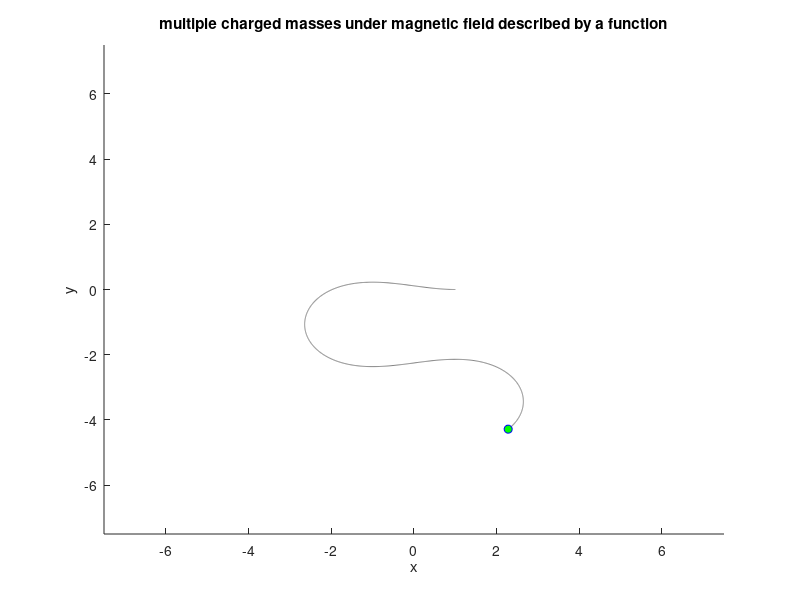

Write MATLAB code to recreate this figure.
function n_body_problem


  %REMINDER
  % ctrl + R = comment all selected lines
  % ctrl + shift + R = uncomment all selected lines


  %SIMULATION 1
  %===========================================
##  strct1.figNum = 1;
##  strct1.M = [2,3,1];
##  strct1.Q = nan;
##  strct1.B = nan;
##  strct1.Bx = [];
##  strct1.N = size(strct1.M,2);
##  strct1.FConstant = 1;
##  strct1.integrationTime = [0,3];
##  strct1.axs = [-1.5,1.5,-1.5,1.5,-1.5,1.5];
##  strct1.timePlaybackModifier = 5;
##  strct1.timeSkip = 0.005;
##  strct1.selectedBody = 1;
##  strct1.displayPath = true;
##  strct1.figTitle = 'Masses interacting only with gravitation';
##  %INITIAL CONDITION MODIFICATION
##
##  y1 = IConditions({'1 x 1','2 x -1','3 y 1', '3 z 1'}, strct1.N);
##
##  '';
##  initialize_N_Body_Simulation(strct1,y1);
  %=================================================================

  %CIRCLE SIMULATION
  %SIMULATION 2
  %==================================================================
##  strct2.figNum = 2;
##  strct2.M = [1,1,1,1];
##  strct2.Q = nan;
##  strct2.B = nan;
##  strct2.Bx = [];
##  strct2.N = size(strct2.M,2);
##  strct2.FConstant = 1;
##  strct2.integrationTime = [0,8];
##  strct2.axs = [-1.5,1.5,-1.5,1.5,-1.5,1.5];
##  strct2.timePlaybackModifier = 2.5;
##  strct2.timeSkip = 0.005;
##  strct2.selectedBody = 1;
##  strct2.displayPath = true;
##  strct2.figTitle = '4 masses interacting via gravitation';
##  y2 = IConditions({'1 x 1','2 y -1', '3 x -1', '4 y 1', '1 vy -1', '2 vx -1', '3 vy 1', '4 vx 1'}, strct2.N);
##
##  initialize_N_Body_Simulation(strct2,y2);
  %====================================================================


  %SIMULATION 3
  %FIGURE EIGHT
  %==================================================================
##  strct3.figNum = 3;
##  strct3.M = [1,1,1];
##  strct3.Q = nan;
##  strct3.B = nan;
##  strct3.Bx = [];
##  strct3.N = size(strct3.M,2);
##  strct3.FConstant = 1;
##  strct3.integrationTime = [0,5];
##  strct3.axs = [-1.5,1.5,-1.5,1.5,-1.5,1.5];
##  strct3.timePlaybackModifier = 2.5;
##  strct3.timeSkip = 0.01;
##  strct3.selectedBody = 1;
##  strct3.displayPath = true;
##  strct3.figTitle = '3 masses interacting to create a figure eight';
##
##  y3 = IConditions({'1 x 0.9700436','1 y -0.24308753','2 x -0.9700436','2 y 0.24308753','1 vx 0.466203685','1 vy 0.43236573','2 vx 0.466203685','2 vy 0.43236573','3 vx -0.93240737','3 vy -0.86473146'}, strct3.N);
##
##  initialize_N_Body_Simulation(strct3,y3);
  %===============================================


  %SIMULATION 4
  %CHARGED MASSES
  %==============================================
##  strct4.figNum = 4;
##  strct4.M = [1,1];
##  strct4.Q = [1,1];
##  strct4.B = nan;
##  strct4.Bx = [];
##  strct4.N = size(strct4.M,2);
##  strct4.FConstant = 1;
##  strct4.QConstant = 1;
##  strct4.integrationTime = [0,5];
##  strct4.axs = [-1.5,1.5,-1.5,1.5,-1.5,1.5];
##  strct4.timePlaybackModifier = 2.5;
##  strct4.timeSkip = 0.01;
##  strct4.selectedBody = 1;
##  strct4.displayPath = true;
##  strct4.figTitle = '2 Bodies Interacting to Produce 0 Net Acceleration';
##
##  y4 = IConditions({'1 x -1','2 x 1','1 vy 0.5'}, strct4.N);
##
##  initialize_N_Body_Simulation(strct4,y4);
  %=============================================================

  %SIMULATION 5
  %CHARGED Particle in External Magnetic Field
  %============================================================

##  strct5.figNum = 5;
##  strct5.M = [1];
##  strct5.Q = [-1];
##  strct5.B = [0,0,1];
##  strct5.Bx = [];
##  strct5.N = size(strct5.M,2);
##  strct5.FConstant = 1;
##  strct5.QConstant = 1;
##  strct5.integrationTime = [0,7];
##  strct5.axs = 4.*[-1.5,1.5,-1.5,1.5,-1.5,1.5];
##  strct5.timePlaybackModifier = 5;
##  strct5.timeSkip = 0.005;
##  strct5.selectedBody = 1;
##  strct5.displayPath = true;
##  strct5.figTitle = 'Single charge under uniform magnetic field';
##
##  y5 = IConditions({'1 x 0','1 vx 1','1 y -3'}, strct5.N);
##
##  initialize_N_Body_Simulation(strct5,y5);
  %===========================================================


##  %SIMULATION 6
##  %===========================================================
##  strct6.figNum = 6;
##  strct6.M = [3,5,3,2];
##  strct6.Q = [-3,1,-3,4];
##  strct6.B = [0,0,1];
##  strct6.Bx = [];
##  strct6.N = size(strct6.M,2);
##  strct6.FConstant = 1;
##  strct6.QConstant = 1;
##  strct6.integrationTime = [0,4];
##  strct6.axs = 5.*[-1.5,1.5,-1.5,1.5,-1.5,1.5];
##  strct6.timePlaybackModifier = 5;
##  strct6.timeSkip = 0.005;
##  strct6.selectedBody = 1;
##  strct6.displayPath = true;
##  strct6.figTitle = 'charged mass under Functional magnetic field';
##
##  y6 = IConditions({'1 x -4','1 vx 1','1 y -3','3 y 3','4 x 4','2 y -3','3 vy -1','4 vx -2'}, strct6.N);
##
##  initialize_N_Body_Simulation(strct6,y6);
  %=================================================================


  %SIMULATION 7
  %Magnetic Field as a function
  %=================================================================


  strct7.figNum = 6;
  strct7.M = [1];
  strct7.Q = [1];
  strct7.B = nan;
  strct7.Bx = @(X,Y,Z)0;
  strct7.By = @(X,Y,Z)0;
  strct7.Bz = @(X,Y,Z)X;
  strct7.N = size(strct7.M,2);
  strct7.FConstant = 1;
  strct7.QConstant = 1;
  strct7.integrationTime = [0,4];
  strct7.axs = 5.*[-1.5,1.5,-1.5,1.5,-1.5,1.5];
  strct7.timePlaybackModifier = 5;
  strct7.timeSkip = 0.005;
  strct7.selectedBody = 1;
  strct7.displayPath = true;
  strct7.figTitle = 'multiple charged masses under magnetic field described by a function';

  y7 = IConditions({'1 x 1','1 vx -1'}, strct7.N);

  initialize_N_Body_Simulation(strct7,y7);
  %=================================================================
endfunction

function Y = IConditions(y, N)

  Y = zeros(1,N*6);

  for i=1:length(y)

    strs = strsplit(y{i});

    n = str2double(strs{1});
    component = tolower(strs{2});
    value = str2double(strs{3});

    componentNum = 0;
    switch (component)

    case 'vx'
      componentNum = 4;
    case 'vy'
      componentNum = 5;
    case 'vz'
      componentNum = 6;
    case 'x'
      componentNum = 1;
    case 'y'
      componentNum = 2;
    case 'z'
      componentNum = 3;
    endswitch

    if componentNum <= 3
      Y(3*(n-1) + componentNum) = value;
    else
      Y(3*N + 3*(n-1) + componentNum-3) = value;
    endif

  endfor

endfunction


function initialize_N_Body_Simulation(strct,Y)

  N = strct.N;
  integrationTime = strct.integrationTime;
  figNum = strct.figNum;
  axs = strct.axs;

  %opts = optimset('TolX',1e-9,'TolFun',1e-9);
  options = odeset('AbsTol',1e-9,'RelTol',1e-9);
  if isnan(strct.Q)
      %just gravitation
      [tOpt,YOpt] = ode45(@(t,Y)(derivs(t,Y,strct)),integrationTime,Y,options);
    elseif isnan(strct.B) && isempty(strct.Bx)
      %electric and gravitation but no magnetism
      [tOpt,YOpt] = ode45(@(t,Y)(derivs(t,Y,strct) + derivsQ(t,Y,strct)),integrationTime,Y,options);
    elseif isempty(strct.Bx)
      %Magnetism is involved
      [tOpt,YOpt] = ode45(@(t,Y)(derivs(t,Y,strct) + derivsQ(t,Y,strct) + derivsB(t,Y,strct)),integrationTime,Y,options);
    else
      [tOpt,YOpt] = ode45(@(t,Y)(derivs(t,Y,strct) + derivsQ(t,Y,strct) + derivsBFunction(t,Y,strct)),integrationTime,Y,options);
  endif


  '';

  xSol = YOpt(:,1:3:(3*N-2));
  ySol = YOpt(:,2:3:(3*N-1));
  zSol = YOpt(:,3:3:(3*N));

  '';
  figure(figNum); hold on;
  axis(axs);
  xlabel('x');
  ylabel('y');
  zlabel('z');
  title(strct.figTitle);

  if strct.displayPath
    %Plot of gray orbit lines for total trajectory
    plot3(xSol,ySol,zSol,'b','color',[0.5,0.5,0.5]);
  endif


  %Change this to change speed of animation
  %timeModifier = 30;
  %tAnimation = tAnimation .* timeModifier;

  %TIME ANIMATION STUFF
  timePlaybackModifier = strct.timePlaybackModifier;
  timeSkip = strct.timeSkip;

  animationTime = 0;
  animationTimeIndex = 0;
  j=1;

  deltaTime = tOpt(2:end) - tOpt(1:end-1);

  timeElapsed = 0;
  for i = 1:length(deltaTime)

    timeElapsed += deltaTime(i);

    if timeElapsed >= timeSkip
      animationTime(j) = timeElapsed * timePlaybackModifier;
      animationTimeIndex(j) = i;
      timeElapsed = 0;
      j += 1;
    endif
  endfor


  for i=1:length(animationTime)

    for j=1:N
      if j!= strct.selectedBody
        h(j) = plot3(xSol(animationTimeIndex(i),j),ySol(animationTimeIndex(i),j),zSol(animationTimeIndex(i),j),'bo','markerfacecolor','r');
      else
        h(j) = plot3(xSol(animationTimeIndex(i),j),ySol(animationTimeIndex(i),j),zSol(animationTimeIndex(i),j),'bo','markerfacecolor','g');
      endif

    endfor

    %h(1) = plot3(xSol(i,1),ySol(i,1),zSol(i,1),'bo','markerfacecolor','b');
    %h(2) = plot3(xSol(i,2),ySol(i,2),zSol(i,2),'ro','markerfacecolor','r');
    %h(3) = plot3(xSol(i,3),ySol(i,3),zSol(i,3),'go','markerfacecolor','g');

    pause(animationTime(i));

    if i<length(animationTime)
      delete(h);
    endif

  endfor

  '';

endfunction

function dY = derivs(t,Y,q)
  '';
  N = q.N;
  M = q.M;
  FConstant = q.FConstant;

  x = Y(1:3:N*3-2,:);
  y = Y(2:3:(N*3-1),:);
  z = Y(3:3:(N*3),:);

  vx = Y((N*3+1):3:end,:);
  vy = Y((N*3+2):3:end,:);
  vz = Y((N*3+3):3:end,:);

  ax = zeros(1,N);
  ay = zeros(1,N);
  az = zeros(1,N);

  %RADIUS CALCULATIONS
  %r IS STRUCTURED AS THE FOLLOWING FOR 3 bodys as an example:

  %{ radius from body 1 to 2 , radius from body 1 to 3 }
  %{ 0 , radius from 2 to 3 }

  %radius size will be a N-1 by N-1 matrix
  r = zeros(N-1,N-1);
  for i = 1:N
    for j = i+1:N

      r(i,j-1) = sqrt( (x(i) - x(j)).^2 + (y(i)-y(j)).^2 + (z(i) - z(j)).^2);

    endfor
  endfor

  %loop through each body and calculate net acceleration in all three directions for each body
  %can do it more efficiently by doing both ax for i on j and j on i in the same step of the loop
  '';

  for i = 1:(N-1)

    for j = i+1:N
      ax(i) += ((FConstant .* M(j))./((r(i,j-1)).^3)) .* (x(j)-x(i));
      ax(j) += ((FConstant .* M(i))./((r(i,j-1)).^3)) .* (x(i)-x(j));

      ay(i) += ((FConstant .* M(j))./((r(i,j-1)).^3)) .* (y(j)-y(i));
      ay(j) += ((FConstant .* M(i))./((r(i,j-1)).^3)) .* (y(i)-y(j));

      az(i) += ((FConstant .* M(j))./((r(i,j-1)).^3)) .* (z(j)-z(i));
      az(j) += ((FConstant .* M(i))./((r(i,j-1)).^3)) .* (z(i)-z(j));
    endfor

  endfor

  '';
  dY(1:3:(3*N-2)) = vx;
  dY(2:3:(3*N-1)) = vy;
  dY(3:3:(3*N)) = vz;

  dY((3*N+1):3:6*N) = ax;
  dY((3*N+2):3:6*N) = ay;
  dY((3*N+3):3:6*N) = az;
  dY = dY';
  '';

endfunction

%Same as Derivs function but modified for force between charges
function dY = derivsQ(t,Y,q)
  '';
  N = q.N;
  M = q.M;
  Q = q.Q;
  FConstant = q.QConstant;

  x = Y(1:3:N*3-2,:);
  y = Y(2:3:(N*3-1),:);
  z = Y(3:3:(N*3),:);

  vx = Y((N*3+1):3:end,:);
  vy = Y((N*3+2):3:end,:);
  vz = Y((N*3+3):3:end,:);

  ax = zeros(1,N);
  ay = zeros(1,N);
  az = zeros(1,N);

  %RADIUS CALCULATIONS
  %r IS STRUCTURED AS THE FOLLOWING FOR 3 bodys as an example:

  %{ radius from body 1 to 2 , radius from body 1 to 3 }
  %{ 0 , radius from 2 to 3 }

  %radius size will be a N-1 by N-1 matrix
  r = zeros(N-1,N-1);
  for i = 1:N
    for j = i+1:N

      r(i,j-1) = sqrt( (x(i) - x(j)).^2 + (y(i)-y(j)).^2 + (z(i) - z(j)).^2);

    endfor
  endfor

  %loop through each body and calculate net acceleration in all three directions for each body
  %can do it more efficiently by doing both ax for i on j and j on i in the same step of the loop
  '';

  for i = 1:(N-1)

    for j = i+1:N
      ax(i) += -((FConstant .* Q(j) .* Q(i))./((r(i,j-1)).^3)) .* (x(j)-x(i)) ./ M(i);
      ax(j) += -((FConstant .* Q(i) .* Q(j))./((r(i,j-1)).^3)) .* (x(i)-x(j)) ./ M(j);

      ay(i) += -((FConstant .* Q(j) .* Q(i))./((r(i,j-1)).^3)) .* (y(j)-y(i)) ./ M(i);
      ay(j) += -((FConstant .* Q(i) .* Q(j))./((r(i,j-1)).^3)) .* (y(i)-y(j)) ./ M(j);

      az(i) += -((FConstant .* Q(j) .* Q(i))./((r(i,j-1)).^3)) .* (z(j)-z(i)) ./ M(i);
      az(j) += -((FConstant .* Q(i) .* Q(j))./((r(i,j-1)).^3)) .* (z(i)-z(j)) ./ M(j);
    endfor

  endfor

  '';
  dY(1:3:(3*N-2)) = vx;
  dY(2:3:(3*N-1)) = vy;
  dY(3:3:(3*N)) = vz;

  dY((3*N+1):3:6*N) = ax;
  dY((3*N+2):3:6*N) = ay;
  dY((3*N+3):3:6*N) = az;
  dY = dY';
  '';

endfunction

%solving differential equation for magnetic force
function dY = derivsB(t,Y,q)
  '';
  N = q.N;
  M = q.M;
  Q = q.Q;
  B = q.B;

  x = Y(1:3:N*3-2,:);
  y = Y(2:3:(N*3-1),:);
  z = Y(3:3:(N*3),:);

  vx = Y((N*3+1):3:end,:);
  vy = Y((N*3+2):3:end,:);
  vz = Y((N*3+3):3:end,:);

  ax = zeros(1,N);
  ay = zeros(1,N);
  az = zeros(1,N);

  % F = q(v x B)
  % a = q(v x B) / m
  for i = 1:N
    v = [vx(i),vy(i),vz(i)];
    ax(i) = Q(i) .* cross(v,B,2)(1) ./ M(i);
    ay(i) = Q(i) .* cross(v,B,2)(2) ./ M(i);
    az(i) = Q(i) .* cross(v,B,2)(3) ./ M(i);

  endfor

  '';
  dY(1:3:(3*N-2)) = vx;
  dY(2:3:(3*N-1)) = vy;
  dY(3:3:(3*N)) = vz;

  dY((3*N+1):3:6*N) = ax;
  dY((3*N+2):3:6*N) = ay;
  dY((3*N+3):3:6*N) = az;
  dY = dY';
  '';

endfunction

function dY = derivsBFunction(t,Y,q)
  '';
  N = q.N;
  M = q.M;
  Q = q.Q;
  Bx = q.Bx;
  By = q.By;
  Bz = q.Bz;

  x = Y(1:3:N*3-2,:);
  y = Y(2:3:(N*3-1),:);
  z = Y(3:3:(N*3),:);

  vx = Y((N*3+1):3:end,:);
  vy = Y((N*3+2):3:end,:);
  vz = Y((N*3+3):3:end,:);

  ax = zeros(1,N);
  ay = zeros(1,N);
  az = zeros(1,N);

  % F = q(v x B)
  % a = q(v x B) / m
  for i = 1:N
    v = [vx(i),vy(i),vz(i)];
    Bxi = Bx(x(i),y(i),z(i));
    Byi = By(x(i),y(i),z(i));
    Bzi = Bz(x(i),y(i),z(i));
    Bi = [Bxi,Byi,Bzi];
    ax(i) = Q(i) .* cross(v,Bi,2)(1) ./ M(i);
    ay(i) = Q(i) .* cross(v,Bi,2)(2) ./ M(i);
    az(i) = Q(i) .* cross(v,Bi,2)(3) ./ M(i);
  endfor

  '';
  dY(1:3:(3*N-2)) = vx;
  dY(2:3:(3*N-1)) = vy;
  dY(3:3:(3*N)) = vz;

  dY((3*N+1):3:6*N) = ax;
  dY((3*N+2):3:6*N) = ay;
  dY((3*N+3):3:6*N) = az;
  dY = dY';
  '';

endfunction
